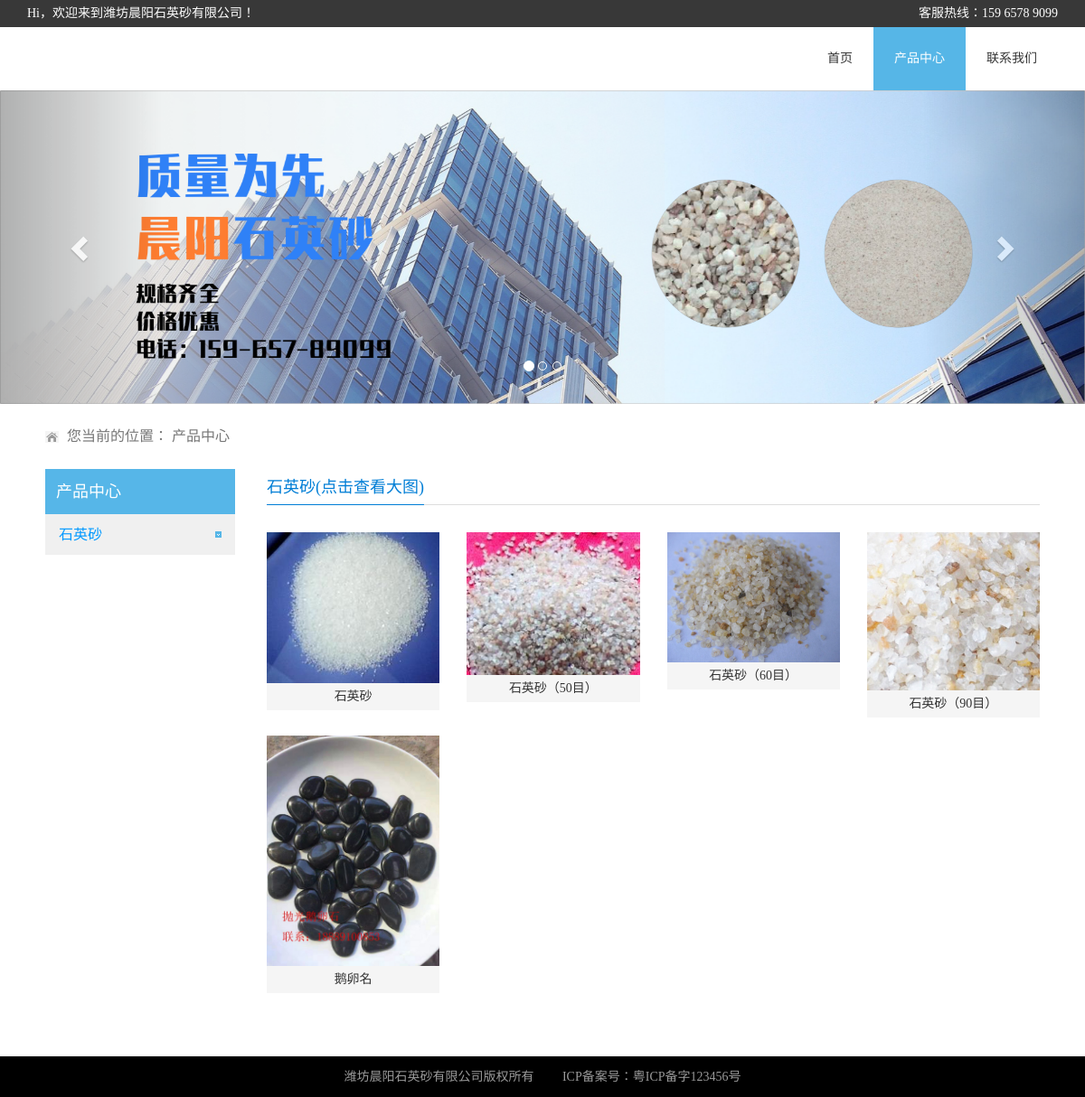
The page /weifang/product on the database its author committed.
### app_website/models.py (models this page shows, shortened)
class pic(models.Model):
    img_url = models.ImageField(upload_to='img', default='')  # upload_to指定图片上传的途径，如果不存在则自动创建
    name = models.CharField(max_length=30)
    time = models.DateTimeField(default=time.strftime("%Y-%m-%d %H:%M:%S"))
    delete = models.BooleanField(default=False)

### app_website/views.py (the view)
# urls.py: url('product', views.product, name='product'),
def product(request):
    pics = models.pic.objects.all()
    context = {'pics': pics}
    return render(request, 'product.html', context)

### templates/product.html (shortened to what this page needs)
<!DOCTYPE html>
<html>
<head>
    <link href="/static/css/bootstrap.min.css" rel="stylesheet" type="text/css"/>
    <link href="/static/css/style.css" rel="stylesheet" type="text/css"/>
    <link href="/static/css/jquery.bxslider.css" rel="stylesheet"/>
</head>
<body>
<div class="top hidden-xs">
    <div class="container">
        <div class="top-fl">Hi，欢迎来到潍坊晨阳石英砂有限公司！</div>
        <div class="top-fr">客服热线：159 6578 9099</div>
    </div>
</div>
<header class="header-frontend">
    <div class="navbar navbar-default navbar-static-top">
        <div class="container">
            <div class="navbar-collapse collapse" style="height: 1px;">
                <ul class="nav navbar-nav">
                    <li><a href="index.html">首页</a></li>
                    <li class="active"><a href="product.html">产品中心</a></li>
                    <li><a href="contact.html">联系我们</a></li>
                </ul>
            </div>
        </div>
    </div>
</header>
<div id="carousel-example-generic" class="carousel slide" data-ride="carousel">
    <ol class="carousel-indicators">
        <li data-target="#carousel-example-generic" data-slide-to="0" class="active"></li>
        <li data-target="#carousel-example-generic" data-slide-to="1"></li>
        <li data-target="#carousel-example-generic" data-slide-to="2"></li>
    </ol>
    <div class="carousel-inner" role="listbox">
        <div class="item active">
            <img src="/static/images/index_1.png" alt="潍坊晨阳石英砂有限公司">
        </div>
    </div>
    <a class="left carousel-control" href="#carousel-example-generic" role="button" data-slide="prev">
        <span class="glyphicon glyphicon-chevron-left" aria-hidden="true"></span>
    </a>
    <a class="right carousel-control" href="#carousel-example-generic" role="button" data-slide="next">
        <span class="glyphicon glyphicon-chevron-right" aria-hidden="true"></span>
    </a>
</div>
<div class="pst_bg">
    <div class="pst">
        您当前的位置：
        <a href="">产品中心</a>
    </div>
</div>
<div class="scd clearfix">
    <div class="scd_l">
        <div class="s_name">产品中心</div>
        <ul class="s_nav">
            <li class="now"><a href="">石英砂</a></li>
        </ul>
    </div>
    <div class="scd_r">
        <div class="r_name"><span>石英砂(点击查看大图)</span></div>
        <div class="new">
            <div class="row">
                {% for item in pics %}
                    <div class="col-lg-3 col-xs-6 pro">
                        <a href="{{ item.img_url.url }}" target="_blank">
                            <img src="{{ item.img_url.url }}">
                            <p>{{ item.name }}</p>
                        </a>
                    </div>
                {% endfor %}
            </div>
            <div class="space_hx">&nbsp;</div>
        </div>
    </div>
</div>
<div class="copy  hidden-md hidden-xs">潍坊晨阳石英砂有限公司版权所有 &nbsp; &nbsp; &nbsp; &nbsp; ICP备案号：粤ICP备字123456号</div>
</body>
</html>

### static/css/style.css (style rules this page uses)
body { color: #333; padding: 0px !important; margin: 0px !important; font-size: 14px; font-family: "微软雅黑"; }
a, a:hover, a:focus { text-decoration: none; outline: none; }
h1, h2, h3, h4, h5, h6, p, ul, li { padding: 0; margin: 0; }
li { list-style-type: none; }
a { color: #333; }
p { line-height: 22px }
.top { background: #383838; color: #fff; height: 30px; line-height: 30px; }
.top .top-fl { float: left; }
.top .top-fr { float: right; }
.header-frontend .navbar { margin-bottom: 0; }
.navbar-default { border: none; }
.header-frontend .navbar-collapse ul.navbar-nav { float: right; margin-right: 0; }
.header-frontend .navbar-default { background-color: #fff; }
.header-frontend .nav li a, .header-frontend .nav li.active ul.dropdown-menu li a { color: #999; font-size: 14px; font-weight: 300; background: none; }
.header-frontend .nav li a:hover, .header-frontend .nav li a:focus, .header-frontend .nav li.active a, .header-frontend .nav li.active a:hover, .header-frontend .nav li a.dropdown-toggle:hover, .header-frontend .nav li a.dropdown-toggle:focus, .header-frontend .nav li.active ul.dropdown-menu li a:hover, .header-frontend .nav li.active ul.dropdown-menu li.active a { color: #fff; background-color: #56b6e7; -webkit-transition: all .3s ease; -moz-transition: all .3s ease; -ms-transition: all .3s ease; -o-transition: all .3s ease; transition: all .3s ease; }
.header-frontend .navbar-nav > li > a { line-height: 60px; border-radius: 0px; -webkit-border-radius: 0px; -webkit-transition: all .3s ease; -moz-transition: all .3s ease; -ms-transition: all .3s ease; -o-transition: all .3s ease; transition: all .3s ease; padding-left: 23px; padding-right: 23px; color: #333; }
.nav > li > a { background: #eba11a; color: #fff; border-radius: 50px; padding: 5px 30px; }
.copy { line-height: 45px; background: #000; text-align: center; color: #999; }
.pst_bg { width: 100%; height: 72px; background: url(../images/bg_5.jpg) repeat-x; }
.pst { width: 1100px; text-align: left; margin: 0px auto; height: 72px; line-height: 72px; padding-left: 24px; background: url(../images/address.png) left no-repeat; font-size: 16px; color: #777; }
.pst a { color: #777; }
.scd { width: 1100px; margin: 0px auto; }
.scd .scd_l { width: 210px; float: left; position: relative; z-index: 99; }
.scd_l .s_name { width: 210px; height: 50px; line-height: 50px; background: #56b6e8; position: relative; text-indent: 12px; font-size: 18px; color: #fff; }
.scd_l .s_nav { width: 210px; background: #f0f0f0; margin-bottom: 20px; }
.scd_l .s_nav li { background: url(../images/icon.png) no-repeat right; margin: 0px 15px; height: 45px; line-height: 45px; border-bottom: 1px solid #ddd; }
.scd_l .s_nav li a { height: 45px; line-height: 45px; font-size: 16px; display: block; *display: inline; zoom: 1; }
.scd_l .s_nav li.now a, .scd_l .s_nav li a:hover { color: #0099FF; }
.s_nav .now a { color: #0099FF; background: url(../images/hovericon.png) no-repeat right; }
.scd_l .s_nav li:last-child { border-bottom: 0; }
.scd .scd_r { width: 855px; float: right; }
.scd_r .r_name { width: 100%; height: 40px; border-bottom: 1px solid #ddd; position: relative; }
.scd_r .r_name span { display: inline-block; *display: inline; zoom: 1; height: 40px; line-height: 40px; font-size: 18px; color: #007ED6; border-bottom: 1px solid #007ED6; }
.new { width: 100%; padding: 30px 0; }
.scd_r .pro img { width: 100%; }
.scd_r .pro p { text-align: center; background: #F5F5F5; line-height: 30px; width: 100%; overflow: hidden; white-space: nowrap; text-overflow: ellipsis; }
.scd_r .pro { margin-bottom: 20px; }

### rows shown on the page
pic: img_url (picture), name "石英砂"
pic: img_url (picture), name "石英砂（50目）"
pic: img_url (picture), name "石英砂（60目）"
pic: img_url (picture), name "石英砂（90目）"
pic: img_url (picture), name "鹅卵名"
